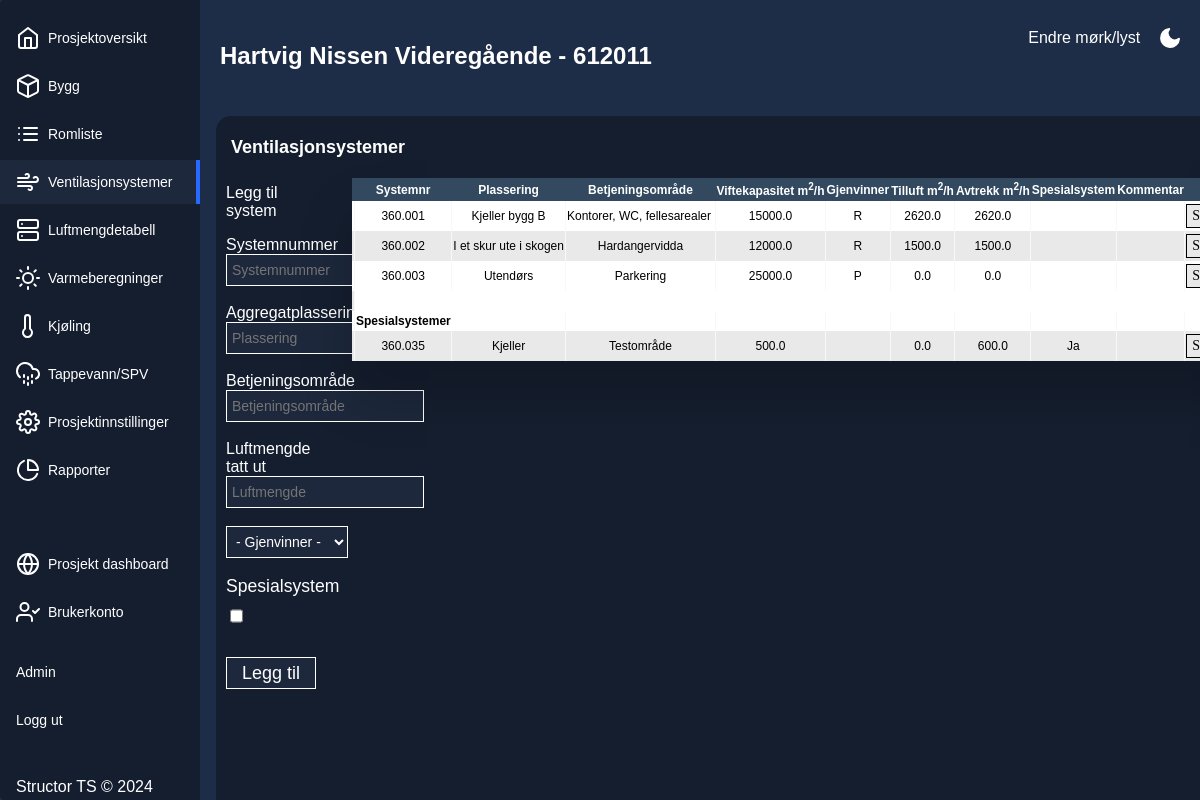
The page /1/ventsystems/ (signed in) on the database its author committed.
### romskjema/models.py (models this page shows)
class Projects(db.Model):
    __tablename__ = "Projects"
    id = db.Column(db.Integer, primary_key=True, autoincrement=True)
    ProjectNumber = db.Column(db.Integer, nullable=False)
    ProjectName = db.Column(db.String(50), nullable=False)
    ProjectDescription = db.Column(db.Text)
    Specification = db.Column(db.String(50))
    buildings = db.relationship('Buildings', backref='project_buildings', uselist=False, lazy=True)
    ventilation_systems = db.relationship('VentilationSystems', backref='project_ventilation_systems', uselist=False, lazy=True)

class VentilationSystems(db.Model):
    __tablename__ = "VentilationSystems"
    id = db.Column(db.Integer, primary_key=True, autoincrement=True)
    ProjectId = db.Column(db.Integer, db.ForeignKey('Projects.id'), nullable=False)
    SystemName = db.Column(db.String(30), nullable=False)
    Location = db.Column(db.String(100))
    ServiceArea = db.Column(db.String(250))
    HeatExchange = db.Column(db.String(30))
    AirFlow = db.Column(db.Float)
    AirFlowSupply = db.Column(db.Float)
    AirFlowExtract = db.Column(db.Float)
    SpecialSystem = db.Column(db.String)
    room = db.relationship('RoomVentilationProperties', backref="room", lazy=True)

### romskjema/ventsystems/ventsystems.py (the view, shortened to what this page needs)
@login_required
@ventsystems_bp.route('/', methods=['GET', 'POST'])
def ventsystems(project_id):
    project = dbo.get_project(project_id)
    endpoint = request.endpoint
    if request.method == "GET":
        systems = dbo.get_all_systems(project.id)
        return render_template("vent_systems.html",
                                user=current_user,
                                project=project,
                                systems=systems,
                                endpoint=endpoint,
                                project_id=project_id)

### romskjema/ventsystems/templates/vent_systems.html (shortened to what this page needs)
{% extends "base.html" %}
{%block page_subtitle %}Ventilasjonsystemer{% endblock %}
{%block content %}
    {% if system %}
    Systeminformasjon {{system}}
    {% else %}
    <div class="split-container-left no-print">
      <p>
        Legg til system <br>
          <form class="custom-form profile-form" id="system" method="POST" role="form">
              Systemnummer <br>
              <input type="text" name="system_number" id="system_number" placeholder="Systemnummer" tabindex="1" required>
              <br>
              <br>
              Aggregatplassering <br>
              <input type="text" name="system_placement" id="system_placement" placeholder="Plassering" tabindex="2" required>
              <br>
              <br>
              Betjeningsområde <br>
              <input type="text" name="system_service" id="system_service" placeholder="Betjeningsområde" tabindex="3">
              <br>
              <br>
              Luftmengde tatt ut <br>
              <input type="text" name="airflow" id="airflow" placeholder="Luftmengde" tabindex="4">
              <br>
              <br>
              <select id="heat_exchange" name="heat_exchange" tabindex="5">
                <option value="none">- Gjenvinner -</option>
              </select>
              <br>
              <br>
              <label>Spesialsystem<br>
                  <input type="checkbox" id="special_system" name="special_system" tabindex="6"></label>
              <br>
              <button type="submit" class="form-button" tabindex="7">Legg til</button>
          </form>
      </p>
    </div>
  <div class="split-container-right">
    <div class="table-wrapper">
        <table class="fl-table" id="systemsTableVentilation">
          <thead>
            <tr>
              <th class="table-id-cell">
              </th>
              <th>
                Systemnr
              </th>
              <th>
                Plassering
              </th>
              <th>
                Betjeningsområde
              </th>
              <th>
                Viftekapasitet m<sup>2</sup>/h
              </th>
              <th>
                <div class="table-description-dropdown">Gjenvinner
                  </div>
              </th>
              <th>
                Tilluft m<sup>2</sup>/h
              </th>
              <th>
                Avtrekk m<sup>2</sup>/h
              </th>
              <th>
                Spesialsystem
              </th>
              <th>
                Kommentar
              </th>
              <th>
              </th>
            </tr>
          </thead>
          <tbody>
            {% for system in systems %}
              {% if system.SpecialSystem == "" %}
              <tr>
                <td hidden-data-column="system_id">
                </td>
                <td data-column="system_number">
                  {{system.SystemName}}
                </td>
                <td data-column="system_location">
                  {{system.Location}}
                </td>
                <td data-column="service_area">
                  {{system.ServiceArea}}
                </td>
                <td data-column="airflow">
                  {{system.AirFlow}}
                </td>
                <td data-column="system_hx">
                  {% if system.HeatExchange == None %}
                  {% else %}
                  {{system.HeatExchange}}
                  {% endif %}
                </td>
                <td>
                  {{system.AirFlowSupply}}
                </td>
                <td>
                  {{system.AirFlowExtract}}
                </td>
                <td>
                </td>
                <td>
                </td>
                <td id="delete">
                  <form><button class="table-button" onclick="deleteSystem(event)">Slett system</button></form>
                </td>
                </tr>
                {% endif %}
              {% endfor %}
                  <tr>
                    <td>
                      <br>
                    </td>
                  </tr>
                <tr>
                  <td>
                  </td>
                  <th>
                    Spesialsystemer
                  </th>
                  {% for i in range(1,10) %}
                  <td>
                  </td>
                  {% endfor %}
                </tr>
              {% for system in systems %}
              {% if system.SpecialSystem == "Ja" %}
              <tr>
                <td hidden-data-column="system_id">
                </td>
                <td data-column="system_number">
                  {{system.SystemName}}
                </td>
                <td data-column="system_location">
                  {{system.Location}}
                </td>
                <td data-column="service_area">
                  {{system.ServiceArea}}
                </td>
                <td data-column="airflow">
                  {{system.AirFlow}}
                </td>
                <td data-column="system_hx">
                </td>
                <td>
                  {{system.AirFlowSupply}}
                </td>
                <td>
                  {{system.AirFlowExtract}}
                </td>
                <td>
                  {{system.SpecialSystem}}
                </td>
                <td>
                </td>
                <td id="delete">
                  <form><button class="table-button" onclick="deleteSystem(event)">Slett system</button></form>
                </td>
                </tr>
                {% endif %}
              {% endfor %}
            </tbody>
          </table>
      </div>
    </div>
    {% endif %}
{% endblock %}

### romskjema/templates/base.html (shortened to what this page needs)
<!DOCTYPE html>
<html lang="en">
<head>
    <link rel="stylesheet" href="/static/css/style.css">
    <link rel="stylesheet" href="/static/css/form.css">
    <link rel="stylesheet" href="/static/css/tables.css">
    <link rel="stylesheet" href="/static/css/flash_popup.css">
    <link rel="stylesheet" href="/static/css/print.css">
</head>
<body>
        <div class="app-container">
        <div class="switch-mode-container no-print">
            <p>
                <button class="mode-switch" title="Endre tema">Endre mørk/lyst &nbsp;&nbsp;&nbsp;
                <svg class="moon" fill="none" stroke="currentColor" stroke-linecap="round" stroke-linejoin="round" stroke-width="2" width="24" height="24" viewBox="0 0 24 24">
                <defs></defs>
                <path d="M21 12.79A9 9 0 1111.21 3 7 7 0 0021 12.79z"></path>
                </svg>
                </button>
            </p>
        </div>
        {% if user.is_authenticated %}
        <div class="sidebar no-print ">
                {% if project %}
                <ul class="sidebar-list">
                    {% if endpoint == "project.project" %}
                    <li class="sidebar-list-item active">
                    {%else %}
                    <li class="sidebar-list-item">
                    {% endif %}
                    <a href="{{ url_for('project.project', project_id=project.id) }}">
                    <span>Prosjektoversikt</span>
                    </a>
                </li>
                {% if endpoint == "buildings.buildings" %}
                <li class="sidebar-list-item active">
                {%else %}
                <li class="sidebar-list-item">
                {% endif %}
                    <a href="{{ url_for('buildings.buildings', project_id = project.id) }}">
                    <span>Bygg</span>
                    </a>
                </li>
                {% if endpoint == "rooms.rooms" %}
                <li class="sidebar-list-item active">
                {%else %}
                <li class="sidebar-list-item">
                {% endif %}
                    <a href="{{ url_for('rooms.rooms', project_id = project.id) }}">
                    <span>Romliste</span>
                    </a>
                </li>
                {% if endpoint == "ventsystems.ventsystems" %}
                <li class="sidebar-list-item active">
                {% else %}
                <li class="sidebar-list-item">
                {% endif %}
                    <a href="{{ url_for('ventsystems.ventsystems', project_id = project.id) }}">
                    <span>Ventilasjonsystemer</span>
                    </a>
                </li>
                {% if endpoint == "ventilation.ventilation" %}
                <li class="sidebar-list-item active">
                {%else %}
                <li class="sidebar-list-item">
                {% endif %}
                    <a href="{{ url_for('ventilation.ventilation', project_id = project.id) }}">
                    <span>Luftmengdetabell</span>
                    </a>
                </li>
                {% if endpoint == "heating.heating" %}
                <li class="sidebar-list-item active">
                {%else %}
                <li class="sidebar-list-item">
                {% endif %}
                    <a href="{{ url_for('heating.heating', project_id = project.id) }}">
                    <span>Varmeberegninger</span>
                    </a>
                </li>
                {% if endpoint == "cooling.cooling" %}
                <li class="sidebar-list-item active">
                {%else %}
                <li class="sidebar-list-item">
                {% endif %}
                    <a href="{{ url_for('cooling.cooling', project_id = project.id) }}">
                        <svg xmlns="http://www.w3.org/2000/svg" width="24" height="24" viewBox="0 0 24 24" fill="none" stroke="currentColor" stroke-width="2" stroke-linecap="round" stroke-linejoin="round" class="feather feather-activity"><path d="M14 14.76V3.5a2.5 2.5 0 0 0-5 0v11.26a4.5 4.5 0 1 0 5 0z"></path></svg>
                    <span>Kjøling</span>
                    </a>
                </li>
                <li class="sidebar-list-item">
                    <a href="#">
                    <span>Tappevann/SPV</span>
                    </a>
                </li>
                {% if endpoint == "project.settings" %}
                <li class="sidebar-list-item active">
                {%else %}
                <li class="sidebar-list-item">
                {% endif %}
                    <a href="{{ url_for('project.settings', project_id = project.id) }}">
                    <span>Prosjektinnstillinger</span>
                    </a>
                </li>
                {% if endpoint == "project.reports" %}
                <li class="sidebar-list-item active">
                {%else %}
                <li class="sidebar-list-item">
                {% endif %}
                        <a href="{{ url_for('project.reports', project_id = project.id) }}">
                            <svg xmlns="http://www.w3.org/2000/svg" width="24" height="24" viewBox="0 0 24 24" fill="none" stroke="currentColor" stroke-width="2" stroke-linecap="round" stroke-linejoin="round" class="feather feather-activity"><path d="M21.21 15.89A10 10 0 1 1 8 2.83"></path><path d="M22 12A10 10 0 0 0 12 2v10z"></path></svg>
                        <span>Rapporter</span>
                        </a>
                    </li>
                <p class="p-menu-item">
                <li class="sidebar-list-item">
                    <a href="{{ url_for('projects.projects') }}">
                    <span>Prosjekt dashboard</span>
                    </a>
                </li>
                <li class="sidebar-list-item">
                    <a href="#">
                    <span>Brukerkonto</span>
                    </a>
                </li>
                </p>
                {% endif %}
                {% if current_user.admin == True %}
                <li class="sidebar-list-item">
                    <a href="{{ url_for('admin.admin') }}">
                        Admin
                    </a>
                </li>
                {% endif %}
                <li class="sidebar-list-item">
                    <a href="/logout">
                        Logg ut
                    </a>
                </li>
            </ul>
                  <div class="sidebar-bottom">
                    Structor TS &copy; 2024
                  </div>
            </div>
        {% endif %}
    <div class="app-content">
        <div class="app-content-header">
            <h1 class="app-content-headerText">
              <p>
                    {% if user.is_authenticated %}
                        {% if project %}
                            {{project.ProjectName}} - {{project.ProjectNumber}}
                        {% else %}
                            {% block pagetitle %}{%endblock%}
                        {% endif %}
                    {% endif %}
                </p>
            </h1>
        </div>
<div class="text-div">
    <div class="subtitle-header-container">
      <h1 class="app-content-subTitleheaderText">
        {% block page_subtitle %}
        {% endblock %}
    </h1>
</div>
        {% block content %}
        {% endblock %}
    </div>
</body>
</html>

### rows shown on the page
Projects: ProjectName "Hartvig Nissen Videregående", ProjectNumber "612011"
VentilationSystems: SystemName "360.001", Location "Kjeller bygg B", ServiceArea "Kontorer, WC, fellesarealer…", AirFlow "15000.0", HeatExchange "R", AirFlowSupply "2620.0", AirFlowExtract "2620.0"
VentilationSystems: SystemName "360.002", Location "I et skur ute i skogen", ServiceArea "Hardangervidda", AirFlow "12000.0", HeatExchange "R", AirFlowSupply "1500.0", AirFlowExtract "1500.0"
VentilationSystems: SystemName "360.003", Location "Utendørs", ServiceArea "Parkering", AirFlow "25000.0", HeatExchange "P", AirFlowSupply "0.0", AirFlowExtract "0.0"
VentilationSystems: SystemName "360.035", Location "Kjeller", ServiceArea "Testområde", AirFlow "500.0", AirFlowSupply "0.0", AirFlowExtract "600.0", SpecialSystem "Ja"
